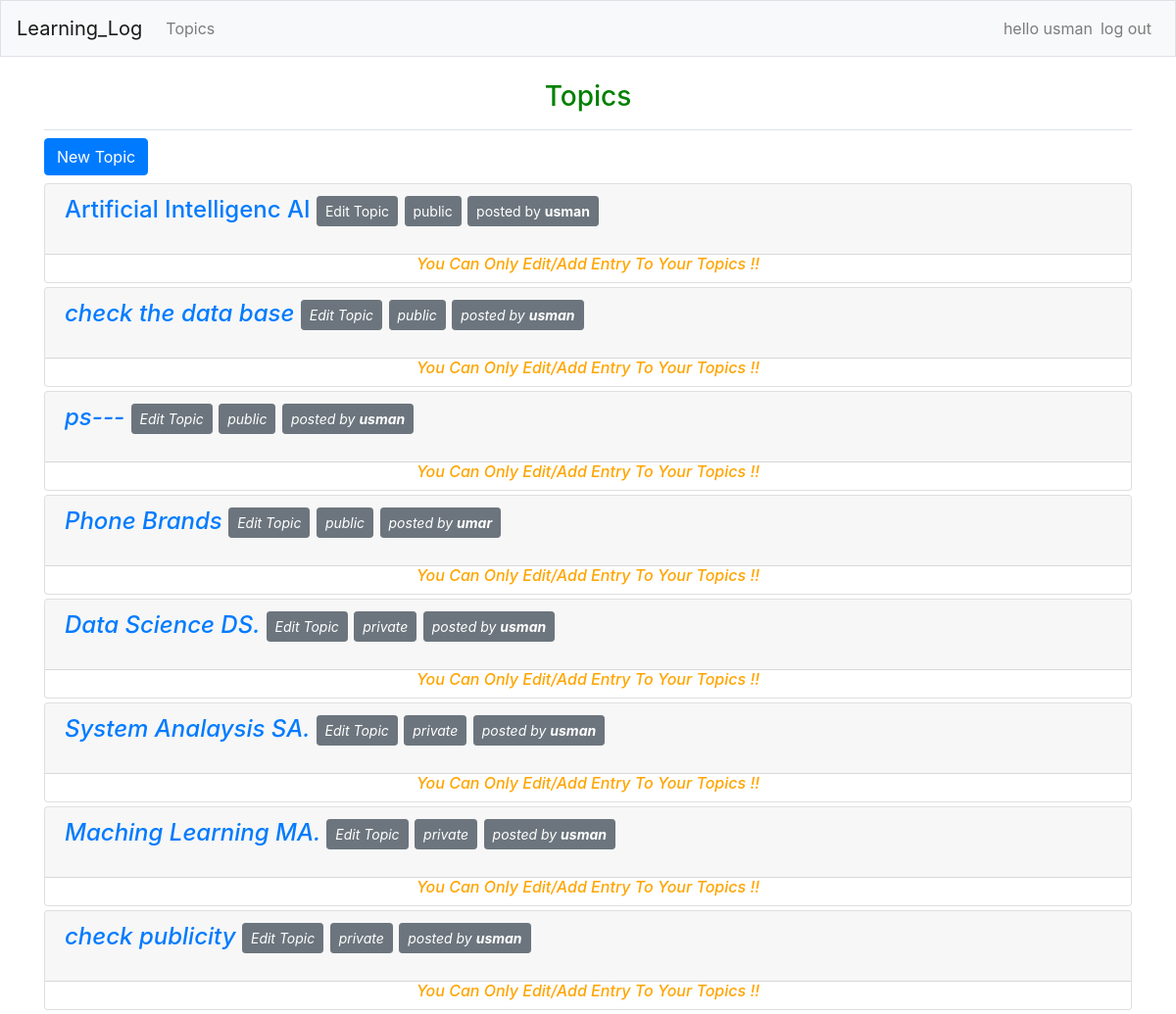
Page /topics/ (signed in) on the earlier database version.
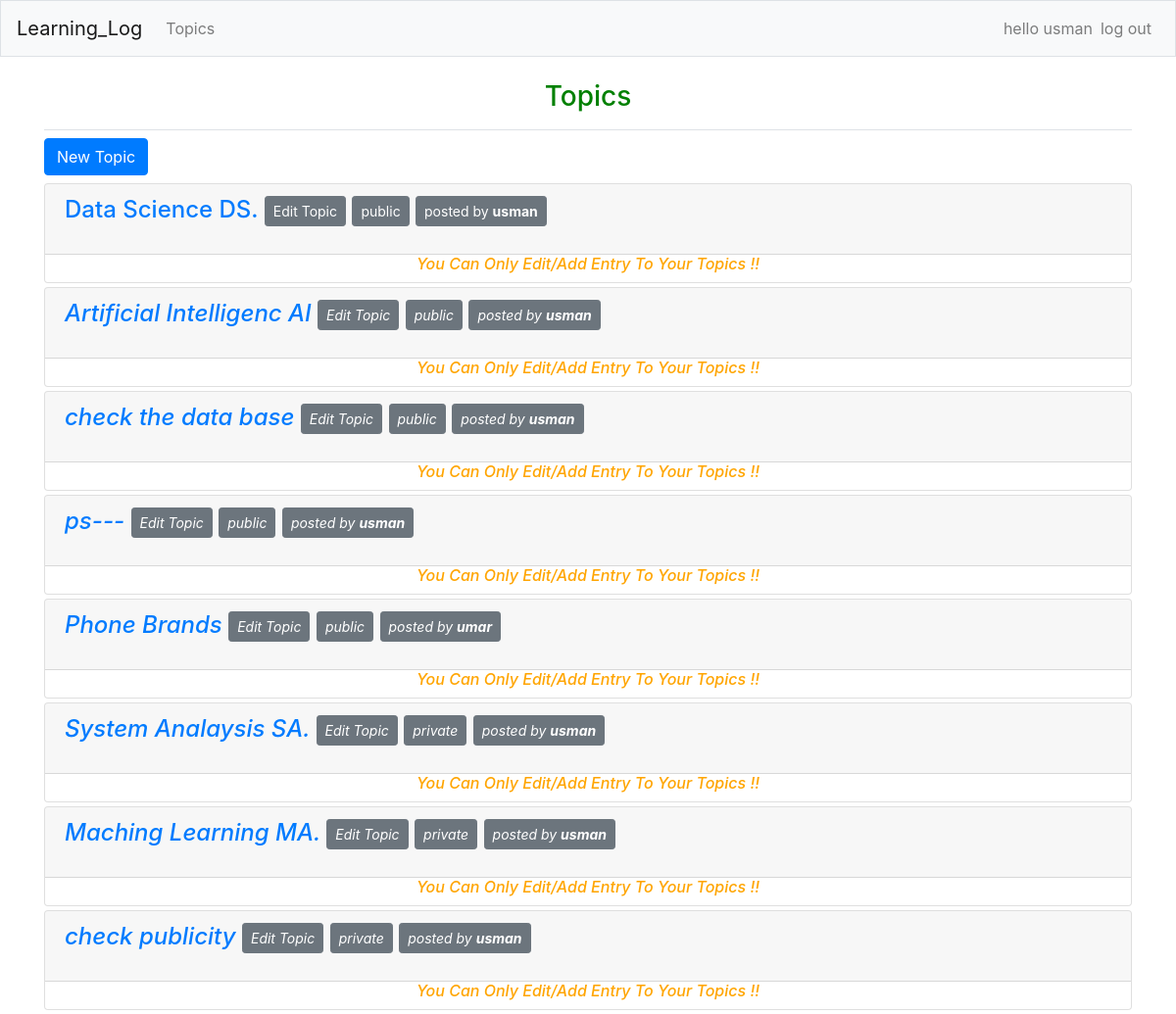
Same page on the later database version.
### learning_logs/models.py (models this page shows)
class Topic(models.Model) :
    public = 'public'
    private= 'private'
    options = [
        (public,'public'),
        (private,'private'),
    ]
    choice = models.CharField(max_length=8,choices=options,default=public)
    text = models.CharField(max_length=25)
    date_added = models.DateTimeField(auto_now_add = True)
    owner =models.ForeignKey(User,on_delete=models.CASCADE)
    def __str__(self) :
        return self.text

### learning_logs/views.py (the view)
# urls.py: path("topics/",views.topics,name="topics"),
@login_required
def topics(request):
    topic_shown = []
    for  topic in Topic.objects.all() :
        if topic.choice == "public" or topic.choice == "" :
            topic_shown.append(topic)
    topics=Topic.objects.filter(owner=request.user).order_by("date_added")
    for topic in topics :
        if topic.choice == "private" :
            topic_shown.append(topic)
    context = {"topics":topic_shown}
    return render(request,"learning_logs/topics.html" , context)

### learning_logs/templates/learning_logs/topics.html
{% extends "learning_logs/base.html" %}
{% load bootstrap4 %}
{% block page_header%}<h3 align="center" style="color:green"> Topics </h3> {% endblock page_header%}
{% block content %}
    <a class="btn btn-md btn-primary mb-2" href="{% url 'learning_logs:new_topic'%}" role="button">New Topic</a>
    {% for topic in topics %}
     <div class="card mb-1">
      <h4 class="card-header">
        <a href="{% url 'learning_logs:topic' topic.id %}">{{topic}}</a>
        <small> <a class="btn btn-sm btn-secondary " href="{% url 'learning_logs:edit_topic' topic.id %}">Edit Topic </a></small>
        <small class="btn btn-sm btn-secondary">{{topic.choice}}</small>
        <small class="btn btn-sm btn-secondary">posted by <b>{{topic.owner}}</b></small></p>
        <h6 align ='center' style="color:orange"><i>You Can Only Edit/Add Entry To Your Topics !!<i></h6>
      </div>
    {% empty %}
    <div class="jumbotron">
    <h3 align="center" style="color:green"> No topic Added Yet!</h3>
    </div>
    {% endfor %}
{% endblock content %}

### learning_logs/templates/learning_logs/base.html (shortened to what this page needs)
{% load bootstrap4 %}
<!doctype html>
<html lang = "en">
<head>
    {% bootstrap_css %}
</head>
<body>
    <nav class="navbar navbar-expand-md navbar-light bg-light mb-4 border sticky-top">
      <a class="navbar-brand" href={% url "learning_logs:index"%}>Learning_Log</a>
        <div class="collapse navbar-collapse" id ="navbarCollapse">
          <ul class="navbar-nav mr-auto">
            <li class="nav-item">
              <a class="nav-link" href={% url "learning_logs:topics"%}> Topics </a>
            </li>
          </ul>
          <ul class="navbar-nav ml-auto">
            {% if user.is_authenticated %}
            <li class="nav-item">
             <span class="navbar-text">hello {{user.username}}</span>
            </li>
            <li class="nav-item">
              <a class="nav-link" href="{%url 'users:logout'%}">log out</a>
            </li>
            {% endif%}
          </ul>
        </div>
    </nav>
    <main role="main" class="container">
      <div class="pb-2 mb-2 border-bottom ">
      {% block page_header %}{% endblock page_header %}
      </div>
      <div>
        {% block content%}{% endblock content%}
      </div>
    </main>
</body>
</html>

Differences in the rows shown:
changed Topic "Data Science DS.": choice "private" → "public"; moves up the list
